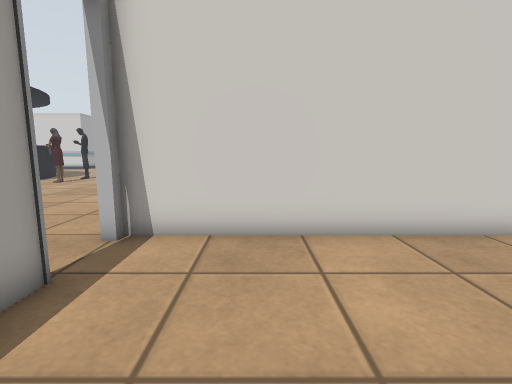
view 1 (above)

24 first-person views from a walk through a robot-simulator world made for Gazebo. The camera is 0.9 m above the floor, tilts 8° down and sees 85° across. The floor is counted in squares, 0.5 m on a side. Each view is taken from the middle of a square. On the plan, view 1 faces up. The plan holds only what a view shows up to about 15 squares ahead; the rest is blank. The place goes on beyond the plan. Some surface patterns are stand-ins.

view 2
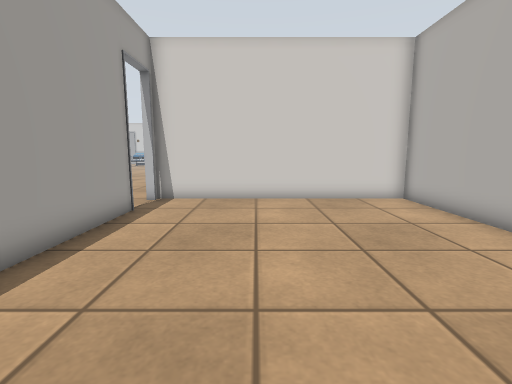

view 3
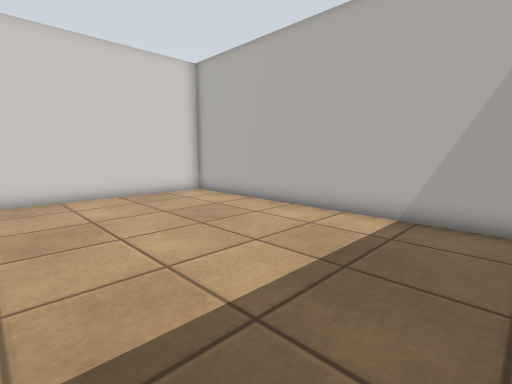

view 4
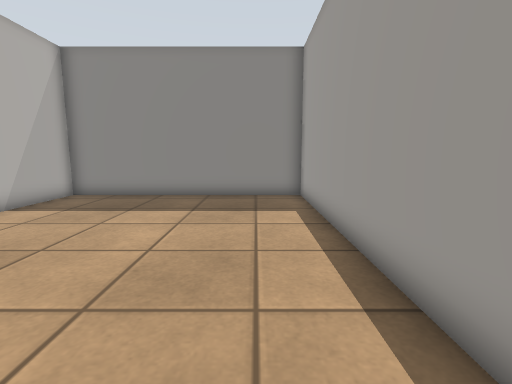

view 5
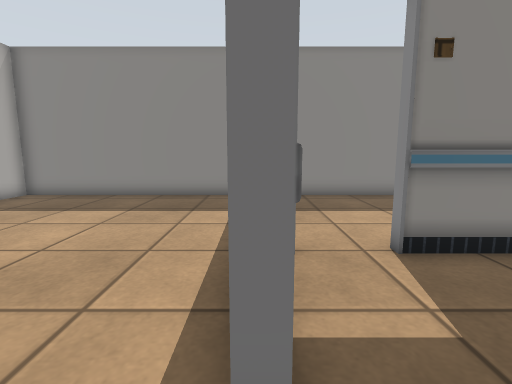

view 6
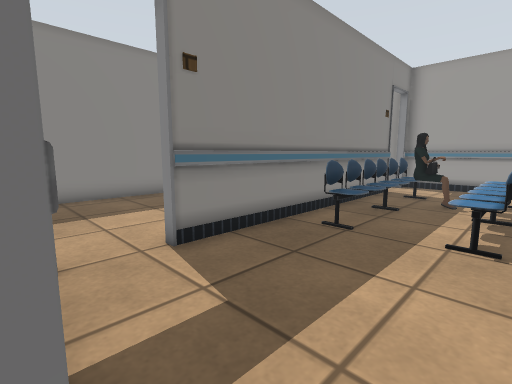

view 7
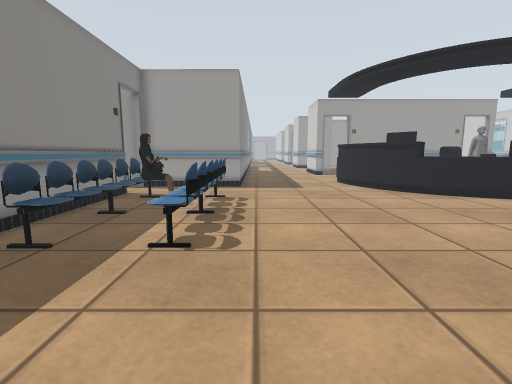

view 8
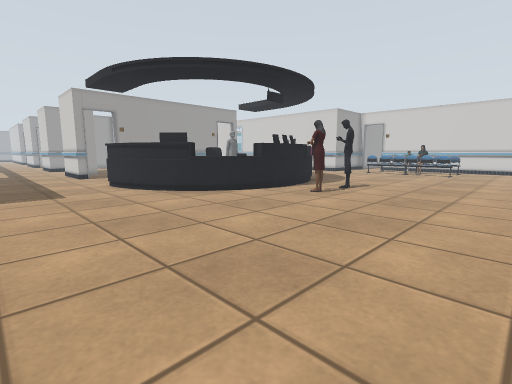

view 9
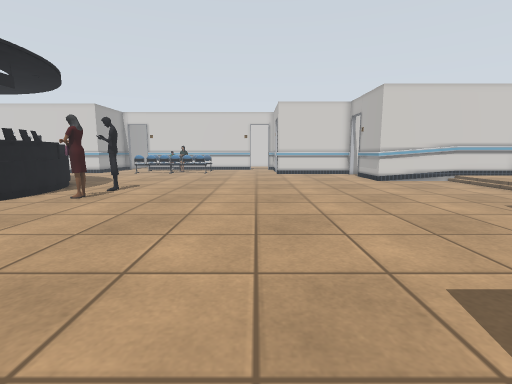

view 10
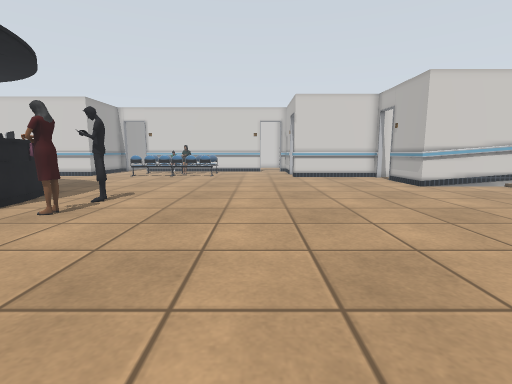

view 11
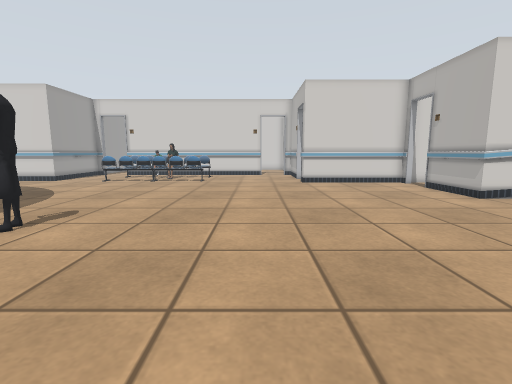

view 12
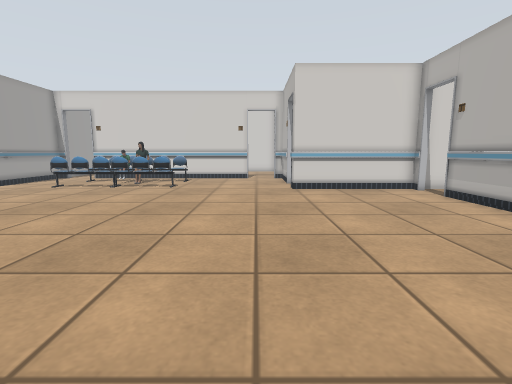

view 13
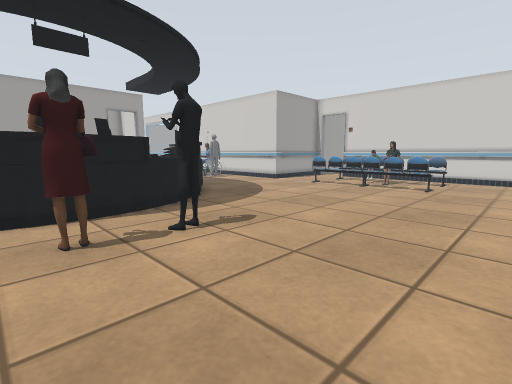

view 14
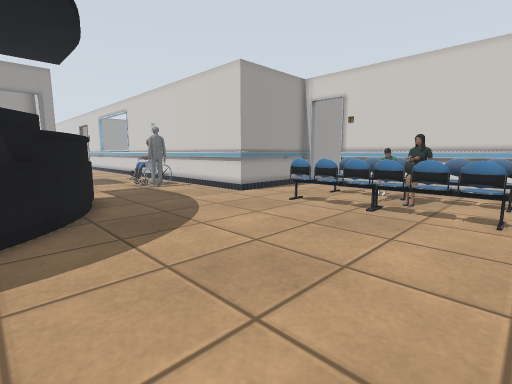

view 15
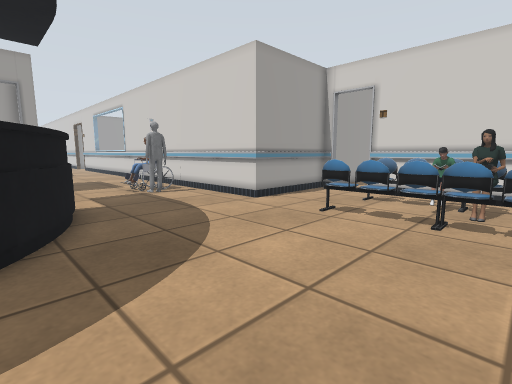

view 16
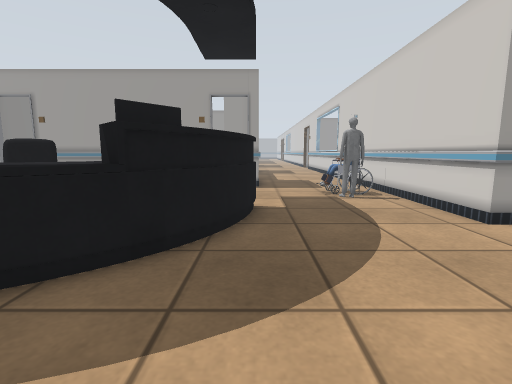

view 17
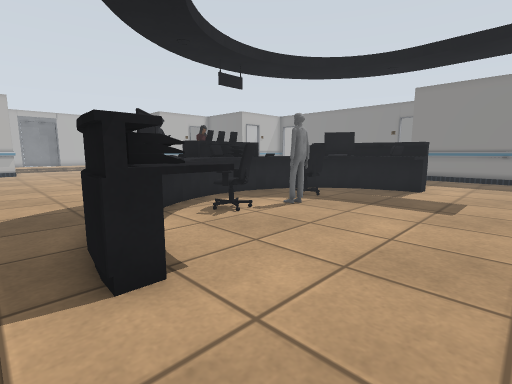

view 18
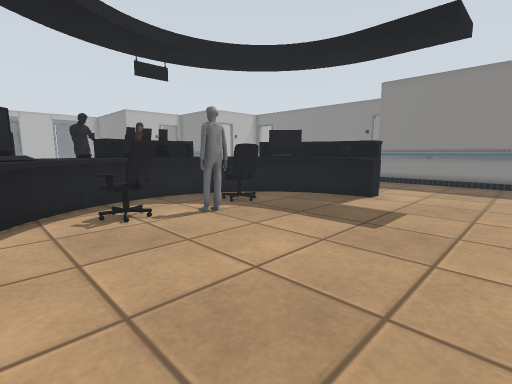

view 19
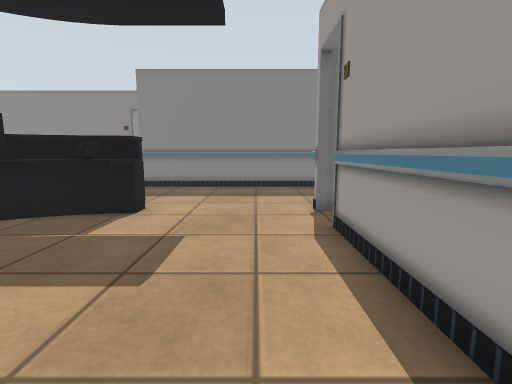

view 20
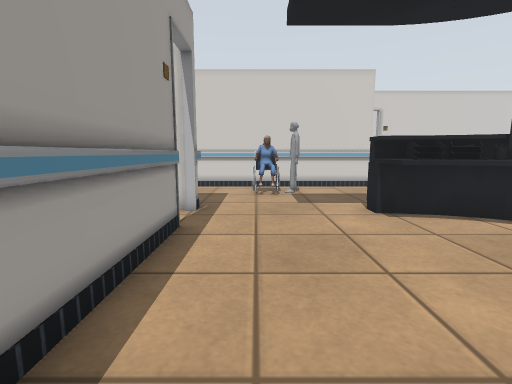

view 21
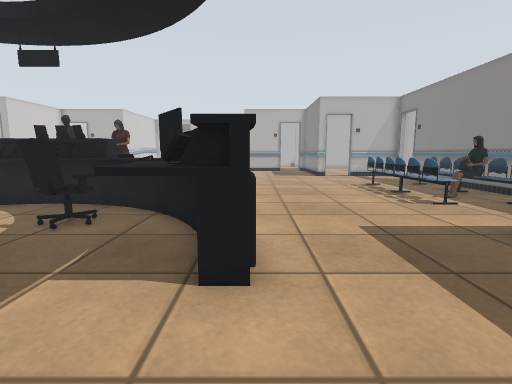

view 22
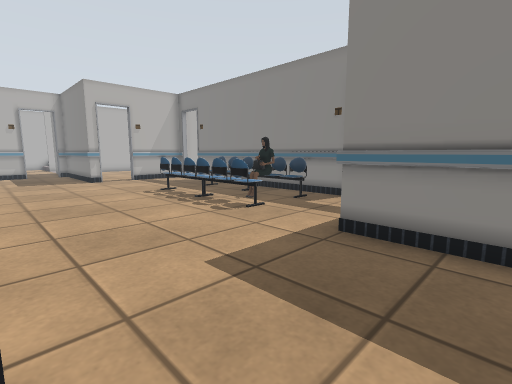

view 23
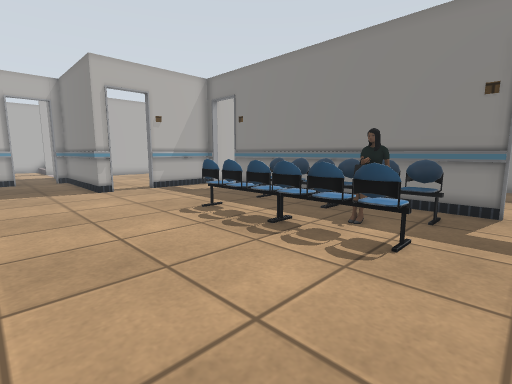

view 24
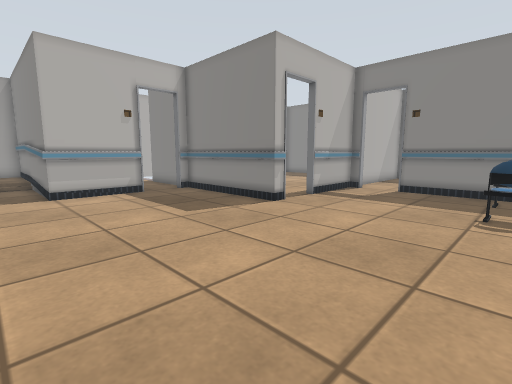

### Floor plan
Points are (right, up) in squares from view 1. A wall is a line through its corners. A room is listed if a view was taken in it or the views show most of it. See-through windows are left out.
Room 1 (views 1, 2, 3, 4, 5, 6)
walls: (-3.2, 3.7) (-2.9, 3.7) (-2.9, -6.9) (6.8, -6.9) (6.8, 5.9) (-2.9, 5.9); (-2.9, 5.6) (-3.2, 5.6)
ways out: opening at (-3, 4.5) to room 2
Room 2 (views 7, 8, 9, 10, 11, 12, 13, 14, 15, 16, 17, 18, 19, 20, 21, 22, 23, 24)
walls: (-3.2, 5.6) (-3.2, 6.2) (2.9, 6.2); (-26.9, 22.7) (-26.9, 13.2); (2.9, 8.5) (2.9, 12.1) (7.5, 12.1); (-18.9, 33.5) (-18.9, 30.9) (-27.5, 30.9); (-26.9, 25.2) (-26.9, 24.6) (-27.2, 24.6); (-27.2, 11.5) (-26.9, 11.5) (-26.9, 10.9); (2.9, 29.9) (-3.2, 29.9) (-3.2, 30.5); (-16.6, 0.1) (-5.6, 0.1); (-3.7, 0.1) (-3.2, 0.1) (-3.2, 3.7); (7.5, 23.9) (2.9, 23.9) (2.9, 27.5); (-27.5, 5.1) (-18.9, 5.1) (-18.9, 0.1) (-18.3, 0.1)
ways out: opening at (-3, 4.5) to room 1; opening at (-17.5, 0); opening at (-4.5, 0); opening at (3, 7.5); opening at (3, 28.5)
objects: wheelchair (-25, 28) to (-24, 30); other object (-23, 28) to (-23, 29); person (-21, 11) to (-14, 25); other object (-19, 17) to (-19, 18); chair (-16, 30) to (-13, 31); chair (-15, 1) to (-12, 2); chair (-15, 4) to (-13, 5); other object (-15, 33) to (-14, 33); person (-14, 2) to (-13, 3); person (-13, 33); chair (-12, 4) to (-9, 5); person (-12, 17) to (-12, 18); person (-12, 19) to (-12, 20); chair (-12, 30) to (-9, 31); person (-12, 33); chair (-11, 1) to (-9, 2); other object (-11, 33) to (-10, 33)

Where each view was taken, in squares from view 1:
view 1: 0 up, 0 right, facing up
view 2: 5 down, 1 right, facing up
view 3: 6 down, 1 left, facing up-right
view 4: 5 up, 1 left, facing down
view 5: 5 up, 3 left, facing down
view 6: 5 up, 3 left, facing down-left
view 7: 6 up, 4 left, facing left
view 8: 6 up, 5 left, facing up-left
view 9: 6 up, 5 left, facing up
view 10: 9 up, 6 left, facing up
view 11: 13 up, 6 left, facing up
view 12: 16 up, 5 left, facing up
view 13: 16 up, 6 left, facing up-left
view 14: 22 up, 9 left, facing up-left
view 15: 23 up, 11 left, facing up-left
view 16: 25 up, 12 left, facing left
view 17: 26 up, 25 left, facing down-right
view 18: 23 up, 26 left, facing down-right
view 19: 20 up, 25 left, facing down
view 20: 16 up, 25 left, facing up
view 21: 11 up, 25 left, facing right
view 22: 11 up, 22 left, facing down-right
view 23: 10 up, 17 left, facing down-right
view 24: 14 up, 10 left, facing down-right
